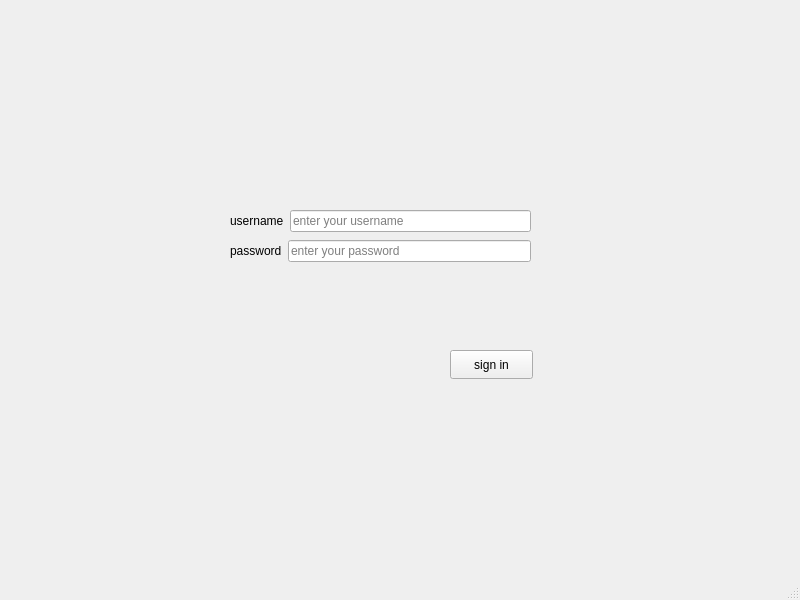
<?xml version="1.0" encoding="UTF-8"?>
<ui version="4.0">
 <class>SignIn</class>
 <widget class="QMainWindow" name="SignIn">
  <property name="geometry">
   <rect>
    <x>0</x>
    <y>0</y>
    <width>800</width>
    <height>600</height>
   </rect>
  </property>
  <property name="windowTitle">
   <string>MainWindow</string>
  </property>
  <widget class="QWidget" name="centralwidget">
   <widget class="QWidget" name="layoutWidget">
    <property name="geometry">
     <rect>
      <x>230</x>
      <y>210</y>
      <width>301</width>
      <height>31</height>
     </rect>
    </property>
    <layout class="QFormLayout" name="formLayout_4">
     <item row="0" column="0">
      <widget class="QLabel" name="usernamelabel_signInPage">
       <property name="text">
        <string>username</string>
       </property>
      </widget>
     </item>
     <item row="0" column="1">
      <widget class="QLineEdit" name="usernameInSignInPagelineEdit">
       <property name="placeholderText">
        <string>enter your username</string>
       </property>
      </widget>
     </item>
    </layout>
   </widget>
   <widget class="QWidget" name="layoutWidget_2">
    <property name="geometry">
     <rect>
      <x>230</x>
      <y>240</y>
      <width>301</width>
      <height>31</height>
     </rect>
    </property>
    <layout class="QFormLayout" name="formLayout_5">
     <item row="0" column="0">
      <widget class="QLabel" name="passwordlabel_signInPage">
       <property name="text">
        <string>password</string>
       </property>
      </widget>
     </item>
     <item row="0" column="1">
      <widget class="QLineEdit" name="passInSignInPagelineEdit">
       <property name="echoMode">
        <enum>QLineEdit::EchoMode::Password</enum>
       </property>
       <property name="placeholderText">
        <string>enter your password</string>
       </property>
      </widget>
     </item>
    </layout>
   </widget>
   <widget class="QPushButton" name="signInpushButton_signInPage">
    <property name="geometry">
     <rect>
      <x>450</x>
      <y>350</y>
      <width>83</width>
      <height>29</height>
     </rect>
    </property>
    <property name="text">
     <string>sign in</string>
    </property>
   </widget>
  </widget>
  <widget class="QMenuBar" name="menubar">
   <property name="geometry">
    <rect>
     <x>0</x>
     <y>0</y>
     <width>800</width>
     <height>25</height>
    </rect>
   </property>
  </widget>
  <widget class="QStatusBar" name="statusbar"/>
 </widget>
 <resources/>
 <connections/>
</ui>
